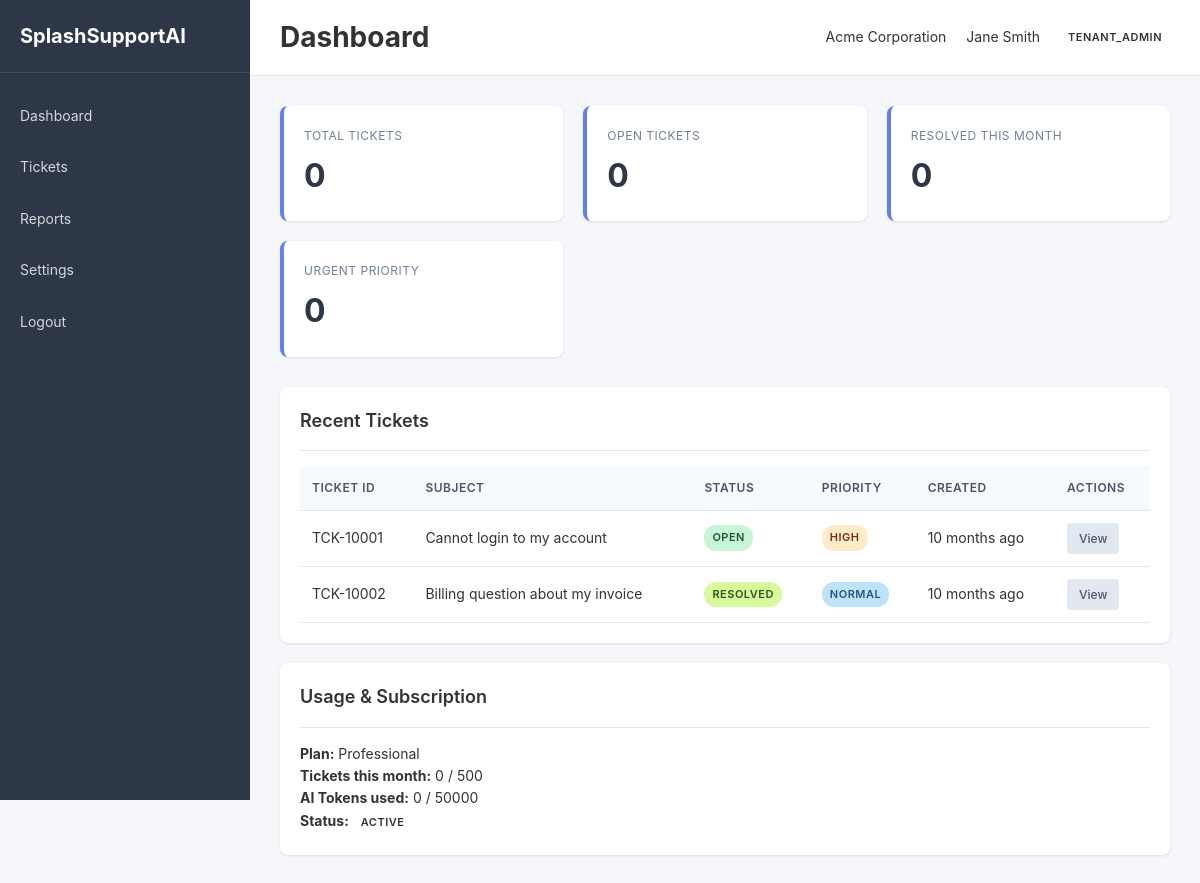
/dashboard (signed in), run on the app's committed database.
### tables this page shows
CREATE TABLE `tenants` (
  `id` INT UNSIGNED NOT NULL AUTO_INCREMENT,
  `name` VARCHAR(255) NOT NULL,
  `code` VARCHAR(50) NOT NULL UNIQUE,
  `logo_path` VARCHAR(255) DEFAULT NULL,
  `primary_contact_name` VARCHAR(255) DEFAULT NULL,
  `primary_contact_email` VARCHAR(255) DEFAULT NULL,
  `phone` VARCHAR(50) DEFAULT NULL,
  `address` TEXT DEFAULT NULL,
  `default_timezone` VARCHAR(50) DEFAULT 'UTC',
  `default_language` VARCHAR(10) DEFAULT 'en',
  `default_currency` VARCHAR(3) DEFAULT 'USD',
  `status` ENUM('active', 'inactive') DEFAULT 'active',
  `created_at` DATETIME DEFAULT CURRENT_TIMESTAMP,
  `updated_at` DATETIME DEFAULT CURRENT_TIMESTAMP ON UPDATE CURRENT_TIMESTAMP,
  PRIMARY KEY (`id`),
  INDEX `idx_code` (`code`),
  INDEX `idx_status` (`status`)
);

CREATE TABLE `users` (
  `id` INT UNSIGNED NOT NULL AUTO_INCREMENT,
  `tenant_id` INT UNSIGNED DEFAULT NULL,
  `name` VARCHAR(255) NOT NULL,
  `email` VARCHAR(255) NOT NULL,
  `password_hash` VARCHAR(255) NOT NULL,
  `role` ENUM('platform_admin', 'tenant_admin', 'support_manager', 'support_agent', 'read_only') NOT NULL,
  `status` ENUM('active', 'inactive') DEFAULT 'active',
  `avatar_path` VARCHAR(255) DEFAULT NULL,
  `last_login_at` DATETIME DEFAULT NULL,
  `failed_login_attempts` INT DEFAULT 0,
  `locked_until` DATETIME DEFAULT NULL,
  `created_at` DATETIME DEFAULT CURRENT_TIMESTAMP,
  `updated_at` DATETIME DEFAULT CURRENT_TIMESTAMP ON UPDATE CURRENT_TIMESTAMP,
  PRIMARY KEY (`id`),
  UNIQUE KEY `idx_email` (`email`),
  INDEX `idx_tenant_role` (`tenant_id`, `role`),
  INDEX `idx_status` (`status`),
  FOREIGN KEY (`tenant_id`) REFERENCES `tenants`(`id`) ON DELETE CASCADE
);

CREATE TABLE `tickets` (
  `id` INT UNSIGNED NOT NULL AUTO_INCREMENT,
  `tenant_id` INT UNSIGNED NOT NULL,
  `public_id` VARCHAR(50) NOT NULL,
  `channel_id` INT UNSIGNED DEFAULT NULL,
  `customer_id` INT UNSIGNED DEFAULT NULL,
  `subject` VARCHAR(500) NOT NULL,
  `customer_name` VARCHAR(255) DEFAULT NULL,
  `customer_email` VARCHAR(255) DEFAULT NULL,
  `customer_phone` VARCHAR(50) DEFAULT NULL,
  `status` ENUM('new', 'open', 'pending', 'on_hold', 'resolved', 'closed') DEFAULT 'new',
  `priority` ENUM('low', 'normal', 'high', 'urgent') DEFAULT 'normal',
  `type` ENUM('question', 'incident', 'problem', 'task') DEFAULT 'question',
  `assignee_user_id` INT UNSIGNED DEFAULT NULL,
  `team_id` INT UNSIGNED DEFAULT NULL,
  `sla_policy_id` INT UNSIGNED DEFAULT NULL,
  `due_at` DATETIME DEFAULT NULL,
  `first_response_at` DATETIME DEFAULT NULL,
  `resolved_at` DATETIME DEFAULT NULL,
  `last_customer_reply_at` DATETIME DEFAULT NULL,
  `last_agent_reply_at` DATETIME DEFAULT NULL,
  `created_at` DATETIME DEFAULT CURRENT_TIMESTAMP,
  `updated_at` DATETIME DEFAULT CURRENT_TIMESTAMP ON UPDATE CURRENT_TIMESTAMP,
  PRIMARY KEY (`id`),
  UNIQUE KEY `idx_tenant_public_id` (`tenant_id`, `public_id`),
  INDEX `idx_status` (`status`),
  INDEX `idx_priority` (`priority`),
  INDEX `idx_assignee` (`assignee_user_id`),
  INDEX `idx_team` (`team_id`),
  INDEX `idx_channel` (`channel_id`),
  INDEX `idx_customer` (`customer_id`),
  INDEX `idx_created` (`created_at`),
  FOREIGN KEY (`tenant_id`) REFERENCES `tenants`(`id`) ON DELETE CASCADE,
  FOREIGN KEY (`channel_id`) REFERENCES `channels`(`id`) ON DELETE SET NULL,
  FOREIGN KEY (`customer_id`) REFERENCES `customers`(`id`) ON DELETE SET NULL,
  FOREIGN KEY (`assignee_user_id`) REFERENCES `users`(`id`) ON DELETE SET NULL,
  FOREIGN KEY (`team_id`) REFERENCES `teams`(`id`) ON DELETE SET NULL
);

CREATE TABLE `tenant_subscriptions` (
  `id` INT UNSIGNED NOT NULL AUTO_INCREMENT,
  `tenant_id` INT UNSIGNED NOT NULL,
  `plan_id` INT UNSIGNED NOT NULL,
  `status` ENUM('trialing', 'active', 'past_due', 'canceled') DEFAULT 'trialing',
  `start_date` DATE NOT NULL,
  `end_date` DATE DEFAULT NULL,
  `renewal_date` DATE DEFAULT NULL,
  `created_at` DATETIME DEFAULT CURRENT_TIMESTAMP,
  `updated_at` DATETIME DEFAULT CURRENT_TIMESTAMP ON UPDATE CURRENT_TIMESTAMP,
  PRIMARY KEY (`id`),
  INDEX `idx_tenant` (`tenant_id`),
  INDEX `idx_status` (`status`),
  INDEX `idx_renewal` (`renewal_date`),
  FOREIGN KEY (`tenant_id`) REFERENCES `tenants`(`id`) ON DELETE CASCADE,
  FOREIGN KEY (`plan_id`) REFERENCES `plans`(`id`) ON DELETE RESTRICT
);

CREATE TABLE `plans` (
  `id` INT UNSIGNED NOT NULL AUTO_INCREMENT,
  `name` VARCHAR(255) NOT NULL,
  `description` TEXT DEFAULT NULL,
  `price` DECIMAL(10, 2) NOT NULL DEFAULT 0.00,
  `billing_cycle` ENUM('monthly', 'yearly') DEFAULT 'monthly',
  `max_users` INT DEFAULT NULL,
  `max_tickets_per_month` INT DEFAULT NULL,
  `max_ai_tokens_per_month` INT DEFAULT NULL,
  `max_channels` INT DEFAULT NULL,
  `features_json` TEXT DEFAULT NULL,
  `is_active` TINYINT(1) DEFAULT 1,
  `created_at` DATETIME DEFAULT CURRENT_TIMESTAMP,
  `updated_at` DATETIME DEFAULT CURRENT_TIMESTAMP ON UPDATE CURRENT_TIMESTAMP,
  PRIMARY KEY (`id`),
  INDEX `idx_active` (`is_active`)
);

CREATE TABLE `tenant_usage` (
  `tenant_id` INT UNSIGNED NOT NULL,
  `current_ticket_count_month` INT DEFAULT 0,
  `current_ai_tokens_used_month` INT DEFAULT 0,
  `current_api_calls_month` INT DEFAULT 0,
  `storage_bytes_used` BIGINT DEFAULT 0,
  `reset_date` DATE NOT NULL,
  `updated_at` DATETIME DEFAULT CURRENT_TIMESTAMP ON UPDATE CURRENT_TIMESTAMP,
  PRIMARY KEY (`tenant_id`),
  FOREIGN KEY (`tenant_id`) REFERENCES `tenants`(`id`) ON DELETE CASCADE
);

### app/views/dashboard/index.php (the view, shortened to what the rows shown need)
<?php
$pageTitle = 'Dashboard';
include APP_PATH . '/views/layouts/header.php';
?>
<div class="card">
    <table class="table">
        <thead>
            <tr>
                <th>Ticket ID</th>
                <th>Subject</th>
                <th>Status</th>
                <th>Priority</th>
                <th>Created</th>
                <th>Actions</th>
            </tr>
        </thead>
        <tbody>
            <?php if (!empty($recentTickets)): ?>
                <?php foreach ($recentTickets as $ticket): ?>
                <tr>
                    <td><?php echo SecurityHelper::escape($ticket['public_id']); ?></td>
                    <td><?php echo SecurityHelper::escape($ticket['subject']); ?></td>
                    <td><span class="badge badge-<?php echo $ticket['status']; ?>"><?php echo strtoupper($ticket['status']); ?></span></td>
                    <td><span class="badge badge-<?php echo $ticket['priority']; ?>"><?php echo strtoupper($ticket['priority']); ?></span></td>
                    <td><?php echo DateHelper::timeAgo($ticket['created_at'], $tenant['default_timezone'] ?? 'UTC'); ?></td>
                    <td><a href="<?php echo BASE_URL; ?>/tickets/view/<?php echo $ticket['public_id']; ?>" class="btn btn-sm btn-secondary">View</a></td>
                </tr>
                <?php endforeach; ?>
            <?php else: ?>
                <tr><td colspan="6" class="text-center">No tickets found</td></tr>
            <?php endif; ?>
        </tbody>
    </table>
</div>
<?php if (isset($subscription) && isset($usage)): ?>
<div class="card">
    <div class="card-header">Usage & Subscription</div>
    <p><strong>Plan:</strong> <?php echo SecurityHelper::escape($subscription['plan_name']); ?></p>
    <p><strong>Tickets this month:</strong> <?php echo $usage['current_ticket_count_month']; ?> <?php if ($subscription['max_tickets_per_month']): ?>/ <?php echo $subscription['max_tickets_per_month']; ?><?php endif; ?></p>
    <p><strong>AI Tokens used:</strong> <?php echo $usage['current_ai_tokens_used_month']; ?> <?php if ($subscription['max_ai_tokens_per_month']): ?>/ <?php echo $subscription['max_ai_tokens_per_month']; ?><?php endif; ?></p>
    <p><strong>Status:</strong> <span class="badge badge-<?php echo $subscription['status']; ?>"><?php echo strtoupper($subscription['status']); ?></span></p>
</div>
<?php endif; ?>
<?php include APP_PATH . '/views/layouts/footer.php'; ?>

### app/views/layouts/header.php (shortened to what the rows shown need)
<!DOCTYPE html>
<html lang="en">
<head>
    <link rel="stylesheet" href="<?php echo BASE_URL; ?>/assets/css/style.css">
</head>
<body>
    <div class="main-layout">
        <main class="main-content">
            <?php if (isset($user)): ?>
            <div class="topbar">
                <div class="topbar-left">
                    <h1><?php echo isset($pageTitle) ? SecurityHelper::escape($pageTitle) : 'Dashboard'; ?></h1>
                </div>
                <div class="topbar-right">
                    <?php if (isset($tenant)): ?>
                    <span><?php echo SecurityHelper::escape($tenant['name']); ?></span>
                    <?php endif; ?>
                    <span><?php echo SecurityHelper::escape($user['name']); ?></span>
                    <span class="badge badge-<?php echo $user['role']; ?>"><?php echo strtoupper($user['role']); ?></span>
                </div>
            </div>
            <?php endif; ?>
            <div class="content">

### data on the page
tenants: name "Acme Corporation"
users: name "Jane Smith", role "TENANT_ADMIN"
tickets: public "TCK-10001", subject "Cannot login to my account", status "OPEN", priority "HIGH", created_at.default_timezone "10 months ago"
tickets: public "TCK-10002", subject "Billing question about my invoice", status "RESOLVED", priority "NORMAL", created_at.default_timezone "10 months ago"
tenant_subscriptions: plan.name "Professional", plan.max_tickets_per_month "500", plan.max_ai_tokens_per_month "50000", status "ACTIVE"
tenant_usage: current_ticket_count_month "0", current_ai_tokens_used_month "0"

### other printed values
SecurityHelper::escape($pageTitle) "Dashboard"
$stats['total'] "0"
$stats['open_count'] "0"
$stats['resolved_count'] "0"
$stats['urgent_count'] "0"
